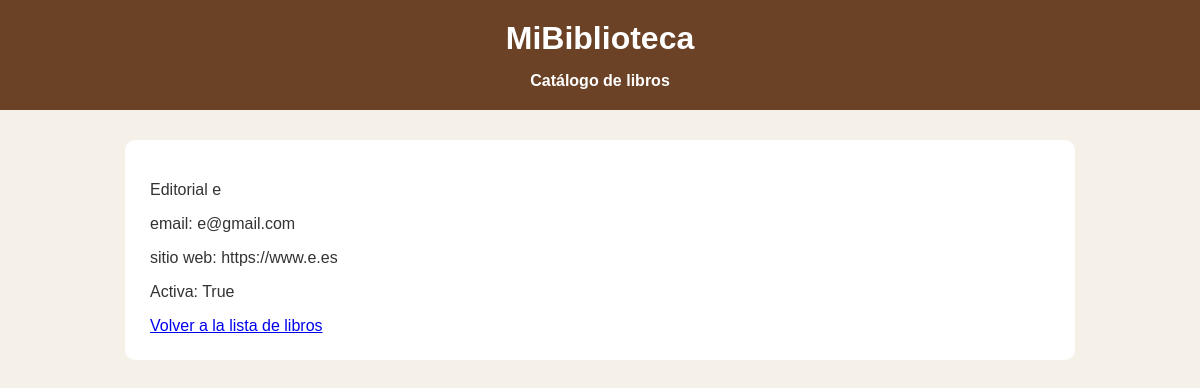
The app's page /editorial/1/ with its own data.
### catalogo/models.py (models this page shows, shortened)
class Editorial(models.Model):
    nombre = models.CharField(max_length=150, unique=True)
    email = models.EmailField(blank=True, null=True)
    sitio_web = models.URLField(blank=True, null=True)
    activa = models.BooleanField(default=True)

### catalogo/views.py (the view)
# urls.py: path('editorial/<int:pk>/', views.editorial, name='editorial'),
def editorial(request, pk):
    editorial= get_object_or_404(Editorial, pk=pk)
    """libros= editorial.libros.all()"""
    return render(request, "catalogo/editorial.html",{'editorial':editorial})

### catalogo/templates/catalogo/editorial.html (shortened to what this page needs)
        {% extends 'catalogo/base.html' %}
        {% load static %}
        {% block contenido %}
        <p>Editorial {{editorial.nombre}}</p>
        <p>email: {{editorial.email}}</p>
        <p>sitio web: {{editorial.sitio_web}}</p>
        <p>Activa: {{editorial.activa}}</p>
        <a href="{% url 'lista_libros' %}">Volver a la lista de libros</a>
        {% endblock %}

### catalogo/static/css/catalogo.css (style rules this page uses)
body { font-family: Arial, sans-serif; background-color: #f5f1e8; color: #333; margin: 0; padding: 0; }

### records on screen
Editorial: nombre "e", email "e@gmail.com", sitio_web "https://www.e.es", activa "True"
